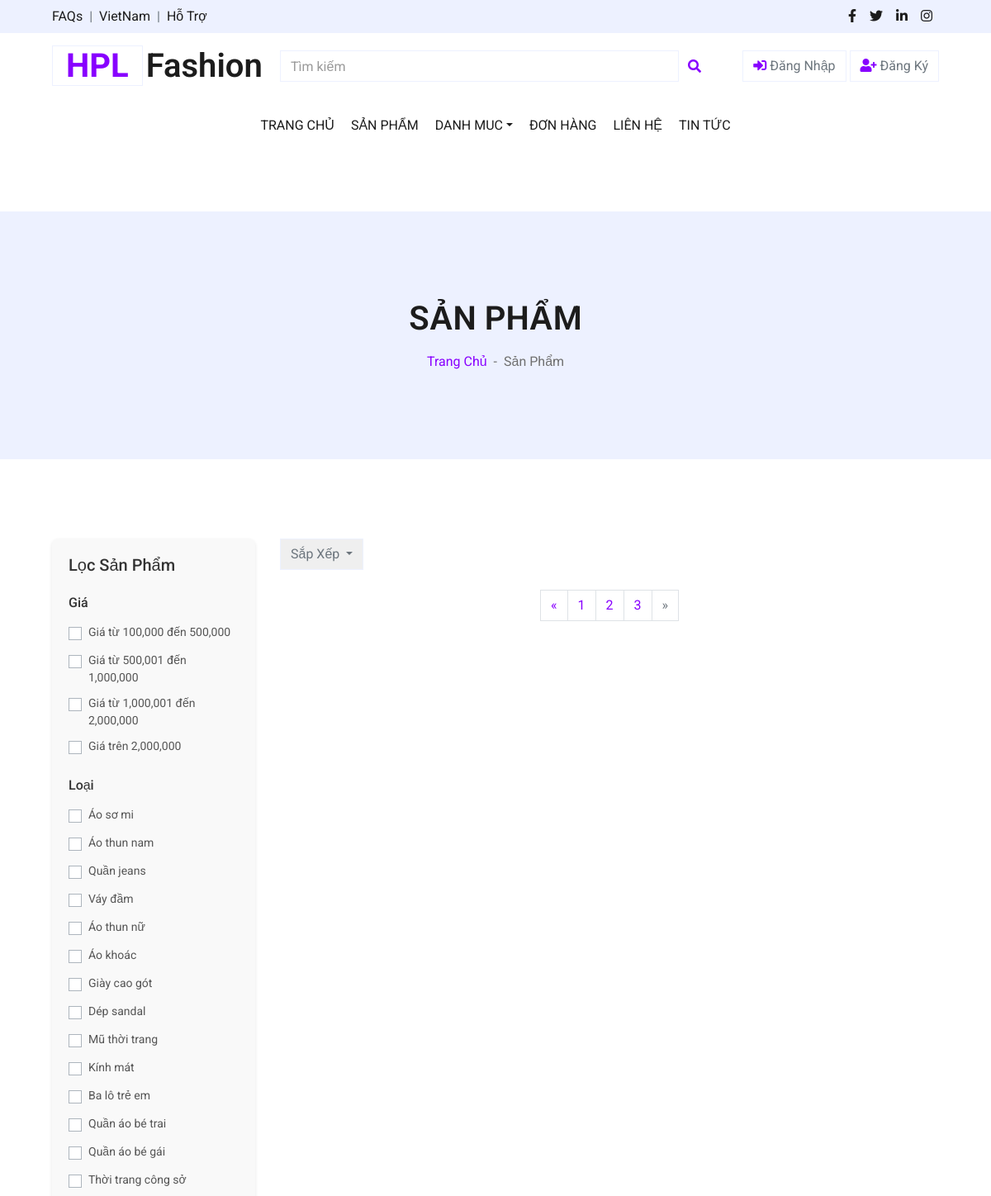
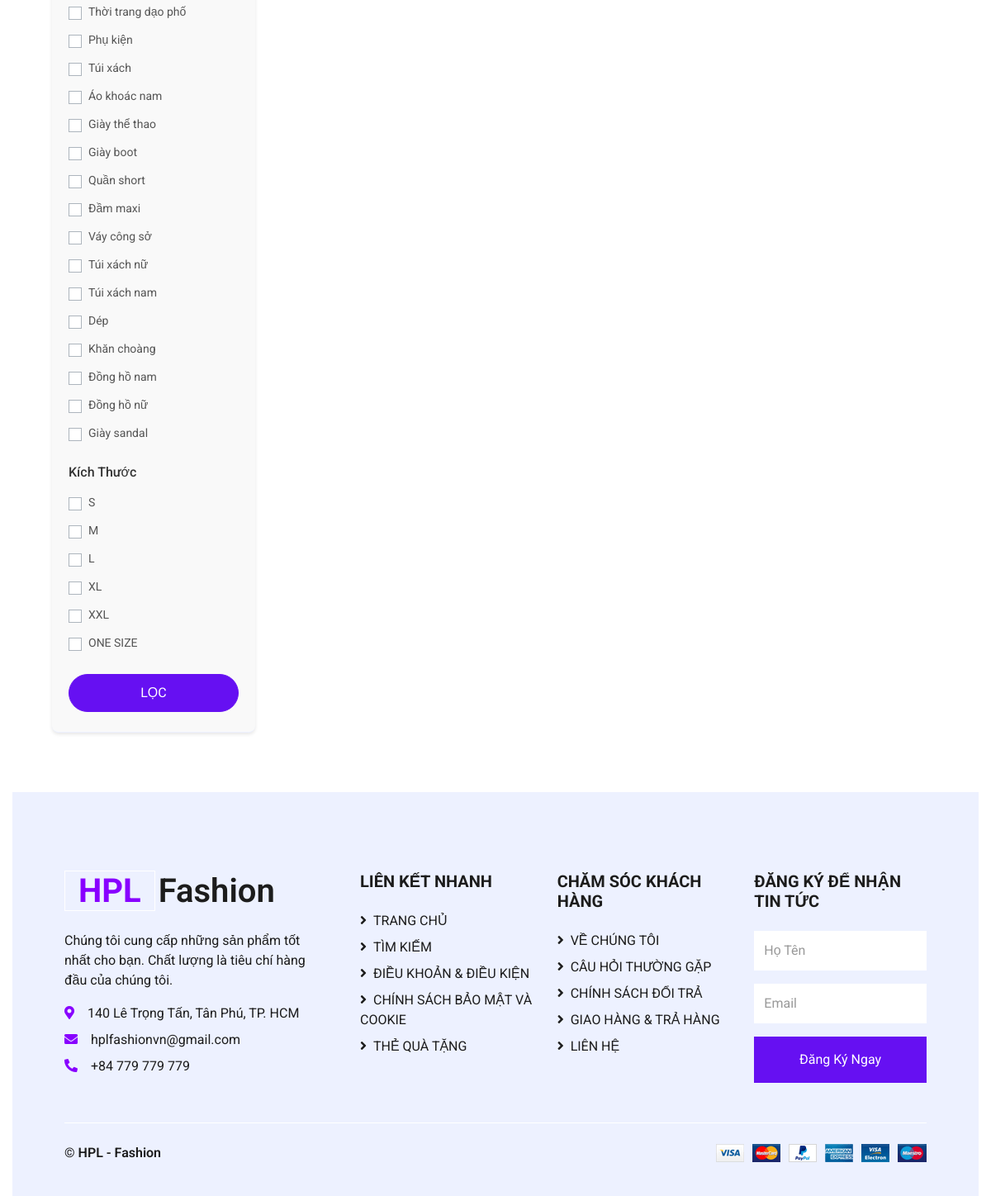
The page /views/shop.php?page=5 on the database its author committed (2 pictures, top to bottom).
### tables this page shows
CREATE TABLE `subcategories` (
  `subcategory_id` int NOT NULL,
  `subcategory_name` varchar(255) NOT NULL,
  `category_id` int NOT NULL
);

### config/database.php (called while the page is built, shortened)
<?php
class Database {
    private static $servername = "localhost";
    private static $username = "root";
    private static $password = "";
    private static $dbname = "shopthoitrang";
    private static $conn = null;
    private static function connect() {
    if (self::$conn === null) {
            self::$conn = new mysqli(self::$servername, self::$username, self::$password, self::$dbname);
        }
    }
    public static function query($sql) {
        return self::$conn->query($sql);
    }
}
?>

### includes/filter.php (the view, shortened to what this page needs)
<?php
include_once('../config/database.php');
$types = Database::query("SELECT * FROM subcategories");
$sizes = ['S', 'M', 'L', 'XL', 'XXL', 'ONE SIZE'];
$price_ranges=[
    1 => "Giá từ 100,000 đến 500,000",
    2 => "Giá từ 500,001 đến 1,000,000",
    3 => "Giá từ 1,000,001 đến 2,000,000",
    4 => "Giá trên 2,000,000"
];
?>
<form method="GET" action="shop.php" class="filter-form border-bottom mb-4 pb-4">
    <h5 class="mb-4">Lọc Sản Phẩm</h5>
    <h6 class="mb-3">Giá</h6>
    <?php foreach ($price_ranges as $id => $label): ?>
        <div class="custom-control custom-checkbox">
            <label class="custom-control-label" for="price<?= $id ?>"><?= $label ?></label>
        </div>
    <?php endforeach; ?>
    <h6 class="mt-4 mb-3">Loại</h6>
    <?php while ($type = $types->fetch_assoc()): ?>
        <div class="custom-control custom-checkbox">
            <label class="custom-control-label" for="type<?= $type['subcategory_id'] ?>"><?= $type['subcategory_name'] ?></label>
        </div>
    <?php endwhile; ?>
    <h6 class="mt-4 mb-3">Kích Thước</h6>
    <?php foreach ($sizes as $size): ?>
        <div class="custom-control custom-checkbox">
            <label class="custom-control-label" for="size<?= $size ?>"><?= $size ?></label>
        </div>
    <?php endforeach; ?>
    <button type="submit" class="btn btn-primary btn-block mt-4">Lọc</button>
</form>

### css/style.css (style rules this page uses)
:root { --blue: #6610f2; --indigo: #6610f2; --purple: #bd8df8; --pink: #e83e8c; --red: #dc3545; --orange: #fd7e14; --yellow: #ffc107; --green: #28a745; --teal: #20c997; --cyan: #17a2b8; --white: #fff; --gray: #6c757d; --gray-dark: #343a40; --primary: #8800ff; --secondary: #EDF1FF; --success: #8800ff; --info: #17a2b8; --warning: #ffc107; --danger: #dc3545; --light: #FFFFFF; --dark: #1C1C1C; --breakpoint-xs: 0; --breakpoint-sm: 576px; --breakpoint-md: 768px; --breakpoint-lg: 992px; --breakpoint-xl: 1200px; --font-family-sans-serif: "Roboto", sans-serif; }
*, *::before, *::after { box-sizing: border-box; }
html { font-family: 'Roboto', sans-serif; line-height: 1.15; -webkit-text-size-adjust: 100%; -webkit-tap-highlight-color: rgba(0, 0, 0, 0); }
body { margin: 0; font-size: 1rem; line-height: 1.5; color: #6F6F6F; text-align: left; background-color: #fff; }
h1, h2, h3, h4, h5, h6 { margin-top: 0; margin-bottom: 0.5rem; }
label { display: inline-block; margin-bottom: 0.5rem; }
button { border-radius: 0; }
button, select { text-transform: none; }
button, [type="button"], [type="reset"], [type="submit"] { -webkit-appearance: button; }
button:not(:disabled), [type="button"]:not(:disabled), [type="reset"]:not(:disabled), [type="submit"]:not(:disabled) { cursor: pointer; }
h1, h2, h3, h4, h5, h6, .h1, .h2, .h3, .h4, .h5, .h6 { margin-bottom: 0.5rem; font-weight: 500; line-height: 1.2; color: #1C1C1C; }
h5, .h5 { font-size: 1.25rem; }
h6, .h6 { font-size: 1rem; }
.btn { display: inline-block; font-weight: 400; color: var(--gray); text-align: center; vertical-align: middle; user-select: none; border: 1px solid transparent; padding: 0.375rem 0.75rem; font-size: 1rem; line-height: 1.5; border-radius: 0; transition: color 0.15s ease-in-out, background-color 0.15s ease-in-out, border-color 0.15s ease-in-out, box-shadow 0.15s ease-in-out; }
.btn-primary { color: var(--dark); background-color: var(--success); border-color: var(--success); }
.btn-block { display: block; width: 100%; }
.custom-control { position: relative; z-index: 1; display: block; min-height: 1.5rem; padding-left: 1.5rem; color-adjust: exact; }
.custom-control-label { position: relative; margin-bottom: 0; vertical-align: top; }
.custom-control-label::before { position: absolute; top: 0.25rem; left: -1.5rem; display: block; width: 1rem; height: 1rem; pointer-events: none; content: ""; background-color: #fff; border: #adb5bd solid 1px; }
.custom-control-label::after { position: absolute; top: 0.25rem; left: -1.5rem; display: block; width: 1rem; height: 1rem; content: ""; background: no-repeat 50% / 50% 50%; }
.border-bottom { border-bottom: 1px solid #EDF1FF !important; }
.mb-3, .my-3 { margin-bottom: 1rem !important; }
.mt-4, .my-4 { margin-top: 1.5rem !important; }
.mb-4, .my-4 { margin-bottom: 1.5rem !important; }
.pb-4, .py-4 { padding-bottom: 1.5rem !important; }
.btn-primary { color: #fff; background-color: #6610f2; border-color: #6610f2; }
.filter-form { background-color: #f9f9f9; padding: 20px; border-radius: 8px; box-shadow: 0 2px 4px rgba(0, 0, 0, 0.1); }
.filter-form h5, .filter-form h6 { color: #333; }
.filter-form .custom-control { margin-bottom: 10px; }
.filter-form .custom-control-label { font-size: 14px; color: #555; }
.filter-form .btn { font-size: 16px; padding: 10px; border-radius: 25px; text-transform: uppercase; transition: background-color 0.3s, transform 0.2s; }
.filter-form .btn-primary { background-color: #6610f2; border-color: #6610f2 ; color: white; }

### rows shown on the page
subcategories: subcategory_name "Áo sơ mi"
subcategories: subcategory_name "Áo thun nam"
subcategories: subcategory_name "Quần jeans"
subcategories: subcategory_name "Váy đầm"
subcategories: subcategory_name "Áo thun nữ"
subcategories: subcategory_name "Áo khoác"
subcategories: subcategory_name "Giày cao gót"
subcategories: subcategory_name "Dép sandal"
subcategories: subcategory_name "Mũ thời trang"
subcategories: subcategory_name "Kính mát"
subcategories: subcategory_name "Ba lô trẻ em"
subcategories: subcategory_name "Quần áo bé trai"
subcategories: subcategory_name "Quần áo bé gái"
subcategories: subcategory_name "Thời trang công sở"
subcategories: subcategory_name "Thời trang dạo phố"
subcategories: subcategory_name "Phụ kiện"
subcategories: subcategory_name "Túi xách"
subcategories: subcategory_name "Áo khoác nam"
subcategories: subcategory_name "Giày thể thao"
subcategories: subcategory_name "Giày boot"
subcategories: subcategory_name "Quần short"
subcategories: subcategory_name "Đầm maxi"
subcategories: subcategory_name "Váy công sở"
subcategories: subcategory_name "Túi xách nữ"
subcategories: subcategory_name "Túi xách nam"
subcategories: subcategory_name "Dép"
subcategories: subcategory_name "Khăn choàng"
subcategories: subcategory_name "Đồng hồ nam"
subcategories: subcategory_name "Đồng hồ nữ"
subcategories: subcategory_name "Giày sandal"

### other values the page prints
$label "Giá từ 100,000 đến 500,000"
$label "Giá từ 500,001 đến 1,000,000"
$label "Giá từ 1,000,001 đến 2,000,000"
$label "Giá trên 2,000,000"
$size "S"
$size "M"
$size "L"
$size "XL"
$size "XXL"
$size "ONE SIZE"
